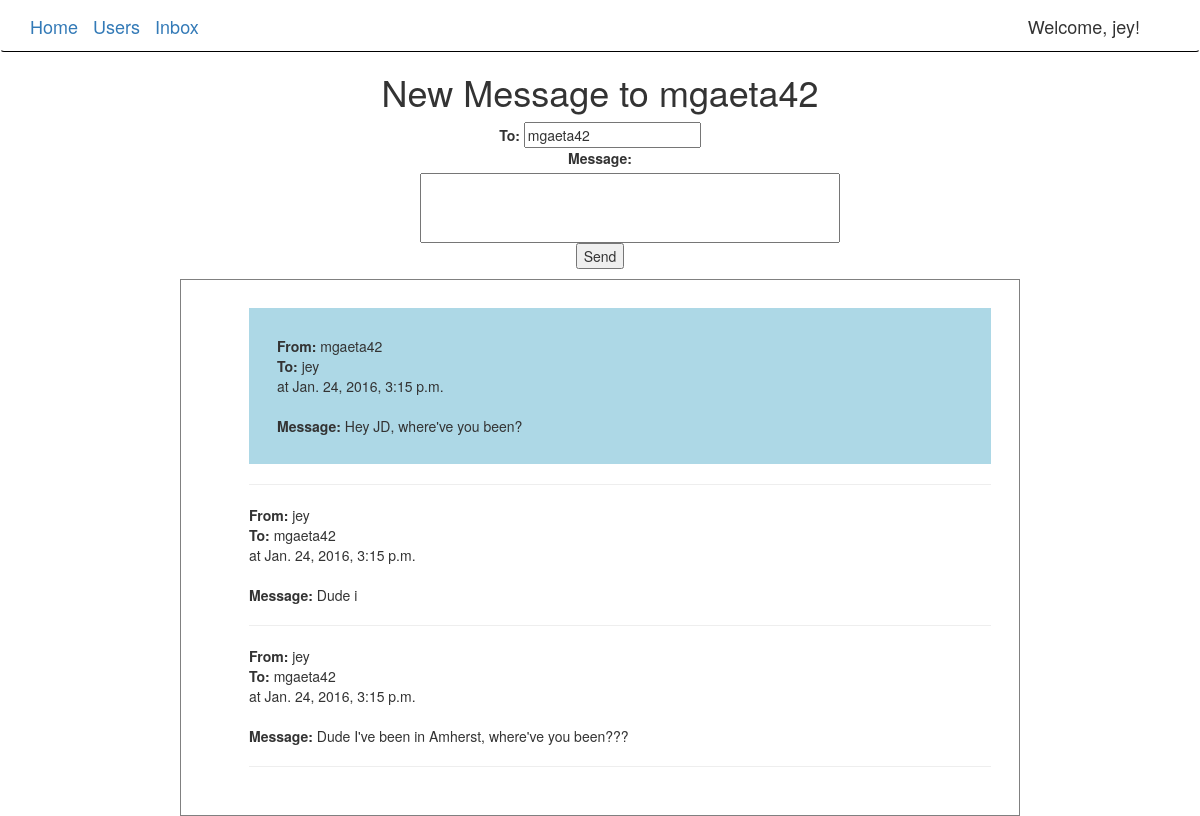
/new_message/2 (signed in), run on the app's committed database.
### demo/models.py (models this page shows, shortened)
class Notification(SelfPublishModel, models.Model):
    serializer_class = NotificationSerializer
    message = models.TextField()
    user = models.ForeignKey(settings.AUTH_USER_MODEL, related_name='receiving_user')
    sending_user = models.ForeignKey(settings.AUTH_USER_MODEL, related_name='sending_user', default = DEFAULT_USER_ID)
    created = models.DateTimeField(auto_now_add=True)

### demo/views.py (the view)
# urls.py: url(r'^new_message/(?P<user_id>\d+)$', views.new_message_form, name='new_message_form'),
def new_message_form(request,user_id):
	current_user=request.user
	other_user = User.objects.get(id=user_id)
	context=RequestContext(request)
	context_dict = {}
	relevant_messages = Notification.objects.filter(Q(user=current_user,sending_user=other_user) | Q(user=other_user,sending_user=current_user)).order_by('-created')
	context_dict['other_user'] = other_user
	context_dict['relevant_messages'] = relevant_messages
	return render_to_response('new_message_form.html', context_dict, context)

### templates/new_message_form.html (shortened to what this page needs)
<!DOCTYPE html>
{% extends 'base.html' %}
{% load static %}
{% load swampdragon_tags %}
{% block content %}
	{% block bodyblock %}
	{% if user == other_user %}
		<h1>New Message to Yourself!</h1>
	{% else %}
		<h1>New Message to {{ other_user }} </h1>
	{% endif %}
	<div class="message_form">
		<form id="notification" name="notification_form" method="post" onsubmit="SubForm()"> {% csrf_token %}
			<li>
				<div id="detail">To: </div><input name="user" value="{{other_user}}"> </br>
				<label for="notification"> Message: </label>
				<input type="text" name="notification" class="large-textbox">
			</li>
			<input id="notification_submit" type="submit" value="Send"/>
		</form>
	</div>
	<div class="recent-messages">
		<ul id="notifications">
		    {% for notification in relevant_messages %}
		    	{% if notification.sending_user == other_user %}
		    	<div id="alternate_color">
		    	{% endif %}
				    <li><div id="detail">From: </div>{{ notification.sending_user }}</li>
				    <li><div id="detail">To: </div>{{ notification.user }}</li>
				    <li>at {{ notification.created }}</li></br>
				    <li><div id="detail">Message: </div>{{ notification.message }}</li>
		    	{% if notification.sending_user == other_user %}
			    </div>
			    {% endif %}
			    <hr>
		    {% endfor %}
		</ul>
	</div>
	{% endblock %}
{% endblock %}

### templates/base.html (shortened to what this page needs)
{% load static %}
{% load swampdragon_tags %}
<head>
<link rel="stylesheet" href="{{ STATIC_URL }}notifications.css">
<link rel="stylesheet" href="https://maxcdn.bootstrapcdn.com/bootstrap/3.3.6/css/bootstrap.min.css">
<link rel="stylesheet" href="https://maxcdn.bootstrapcdn.com/bootstrap/3.3.6/css/bootstrap-theme.min.css">
</head>
<div class="navbar navbar" role="navigation">
	  <div class="container">
	    <div class="navbar-header">
	      <a class="navbar-brand" href="/home/">Home</a>
	      <a class="navbar-brand" href="/users/">Users</a>
	      <a class="navbar-brand" href="/home/your_messages/">Inbox</a>
	    </div>
	    <div class="navbar-collapse collapse">
	      <ul class="nav navbar-nav pull-right">
	          {% if user and not user.is_anonymous %}
	          <li class="navbar-brand">Welcome, {{ user }}!</li>
	          {% else %}
	          	<a class="navbar-brand" href="/admin">Admin Login</a>
	          {% endif %}
	      </ul>
	  </div>
	</div>
</div>
{% block content %}{% endblock %}

### static/notifications.css (style rules this page uses)
li { list-style-type:none; }
.recent-messages, .list-users { border: 1px solid gray; width: 70%; margin-left: 15%; padding: 2em; }
h1 { text-align: center; }
.message_form { text-align: center; width: 30%; list-style:none; margin-left: 35%; }
.navbar.navbar { border-bottom: 1px solid black; }
#detail { font-weight: bold; display: inline; }
.large-textbox { width: 30em; height:5em; padding:2px; }
#alternate_color { background-color: lightblue; padding: 2em; }

### data on the page
Notification: sending_user "mgaeta42", user "jey", created "Jan. 24, 2016, 3:15 p.m.", message "Hey JD, where've you been?"
Notification: sending_user "jey", user "mgaeta42", created "Jan. 24, 2016, 3:15 p.m.", message "Dude i"
Notification: sending_user "jey", user "mgaeta42", created "Jan. 24, 2016, 3:15 p.m.", message "Dude I've been in Amherst, where've you been???"

### other printed values
{{ user }} "jey"
{{ other_user }} "mgaeta42"
